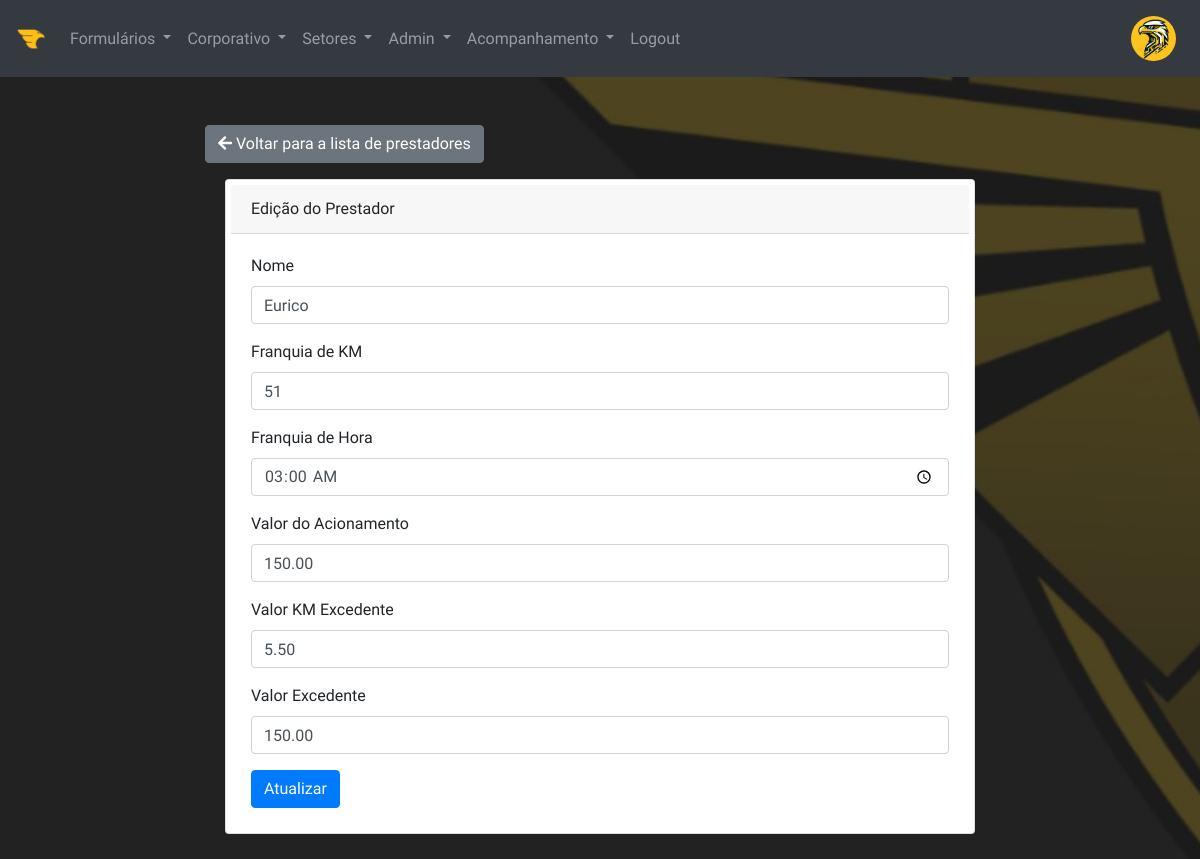
The app's page /provider/1/edit (signed in), older data.
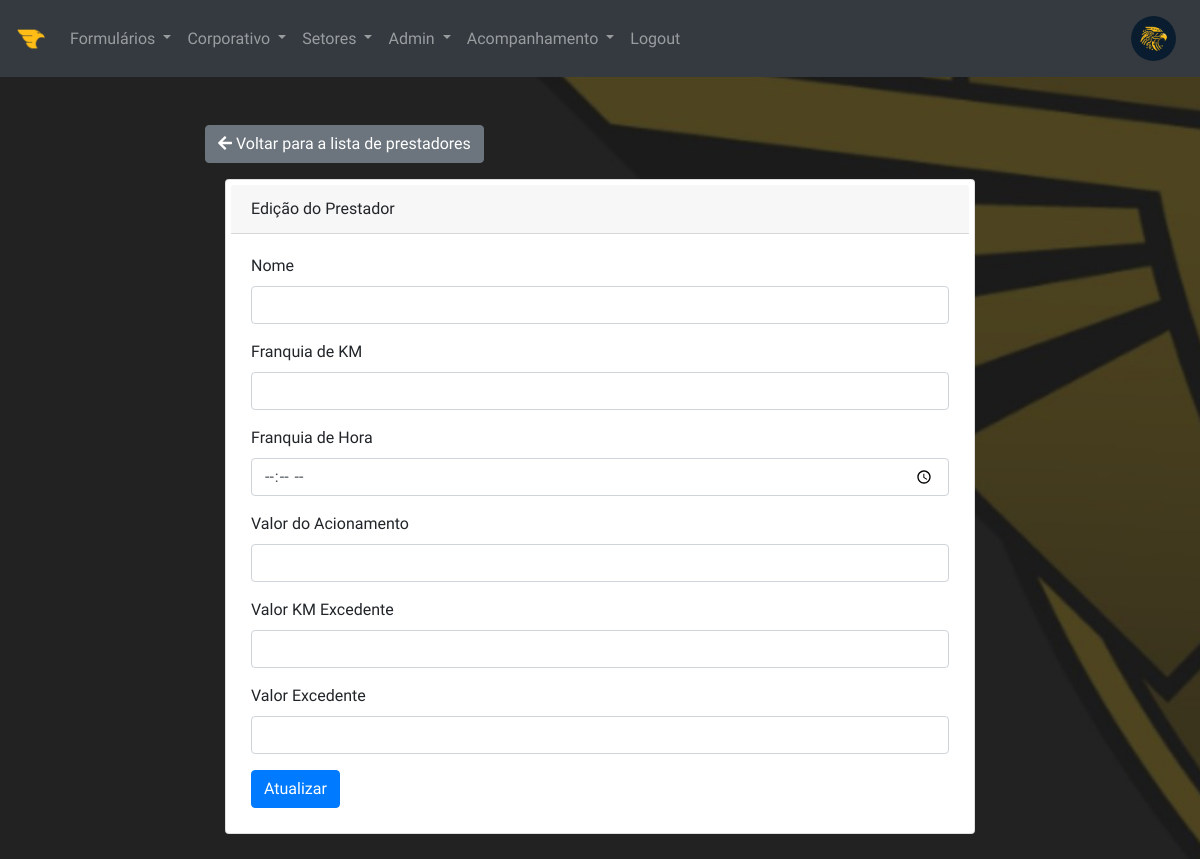
The same page, newer data.
### models.py (models this page shows, shortened)
class User(UserMixin, db.Model):
    __tablename__ = 'users'  # Nome da tabela no banco de dados
    id = db.Column(db.Integer, primary_key=True)  # ID do usuário
    username = db.Column(db.String(100), unique=True, nullable=False)  # Nome de usuário
    email = db.Column(db.String(100), unique=True, nullable=False)  # E-mail do usuário
    password_hash = db.Column(db.String(128), nullable=False)  # Hash da senha do usuário
    profile_picture = db.Column(db.String(100), default='logo-golden.png')  # Imagem de perfil do usuário
    additional_info = db.Column(db.Text)  # Informações adicionais sobre o usuário
    access_level = db.Column(db.String(20), default='User')  # Nível de acesso do usuário

class Provider(db.Model):
    id = db.Column(db.Integer, primary_key=True)  # ID do prestador
    name = db.Column(db.String(50))  # Nome do prestador
    km_allowance = db.Column(db.Integer)  # Quilometragem permitida
    hour_allowance = db.Column(db.Time)  # Horas permitidas
    activation_value = db.Column(db.Float)  # Valor de ativação
    km_excess_value = db.Column(db.Float)  # Valor do excesso de quilometragem
    excess_value = db.Column(db.Float)  # Valor do excesso de horas

### routes.py (the view, shortened to what this page needs)
@app.route('/provider/<int:id>/edit', methods=['GET', 'POST'])
@login_required
@check_permissions(['Acompanhamento', 'Admin', 'Inteligência'])
def edit_provider(id):
    provider = Provider.query.get(id)
    form = ProviderEditForm(obj=provider)
    return render_template('edit_provider.html', form=form)

### forms.py
class ProviderEditForm(FlaskForm):
    name = StringField('Nome', validators=[DataRequired()])
    km_allowance = IntegerField('Franquia de KM', validators=[DataRequired(), NumberRange(min=0)])
    hour_allowance = TimeField('Franquia de Hora', validators=[DataRequired()])  # Você pode querer usar um campo personalizado para a hora
    activation_value = DecimalField('Valor do Acionamento', validators=[DataRequired(), NumberRange(min=0)])
    km_excess_value = DecimalField('Valor KM Excedente', validators=[DataRequired(), NumberRange(min=0)])
    excess_value = DecimalField('Valor Excedente', validators=[DataRequired(), NumberRange(min=0)])
    submit = SubmitField('Atualizar')

### app.py (called while the page is built)
@login_manager.user_loader
def load_user(user_id):
    return User.query.get(int(user_id))  # Retorna o usuário pelo ID

### templates/edit_provider.html (shortened to what this page needs)
{% extends 'base.html' %}
{% block content %}
<div class="row justify-content-center">
    <div class="col-md-8">
        <a href="{{ url_for('list_providers') }}" class="btn btn-secondary mb-3"><i class="fas fa-arrow-left"></i> Voltar para a lista de prestadores</a>
        <div class="card">
            <div class="card-header">Edição do Prestador</div>
            <div class="card-body">
                <form method="POST">
                    <div class="form-group">
                        {{ form.name.label }} {{ form.name(class="form-control") }}
                    </div>
                    <div class="form-group">
                        {{ form.km_allowance.label }} {{ form.km_allowance(class="form-control") }}
                    </div>
                    <div class="form-group">
                        {{ form.hour_allowance.label }} {{ form.hour_allowance(class="form-control") }}
                    </div>
                    <div class="form-group">
                        {{ form.activation_value.label }} {{ form.activation_value(class="form-control") }}
                    </div>
                    <div class="form-group">
                        {{ form.km_excess_value.label }} {{ form.km_excess_value(class="form-control") }}
                    </div>
                    <div class="form-group">
                        {{ form.excess_value.label }} {{ form.excess_value(class="form-control") }}
                    </div>
                    <button type="submit" class="btn btn-primary">Atualizar</button>
                </form>
            </div>
        </div>
    </div>
</div>
{% endblock %}

### templates/base.html (shortened to what this page needs)
<!DOCTYPE html>
<html lang="en">
<head>
    <link rel="stylesheet" href="https://stackpath.bootstrapcdn.com/bootstrap/4.5.2/css/bootstrap.min.css">
    <link rel="stylesheet" href="https://cdnjs.cloudflare.com/ajax/libs/font-awesome/5.15.1/css/all.min.css">
    <link rel="stylesheet" href="https://cdnjs.cloudflare.com/ajax/libs/animate.css/4.1.1/animate.min.css"/>
    <link rel="stylesheet" href="{{ url_for('static', filename='css/style.css') }}">
</head>
<body>
    <nav class="navbar navbar-expand-lg navbar-dark bg-dark">
        <a class="navbar-brand" href="{{ url_for('index') }}">
            <img src="{{ url_for('static', filename='img/logo-int.png') }}" alt="InteGS" height="30">
        </a>
        <div class="collapse navbar-collapse" id="navbarNav">
            <ul class="navbar-nav mr-auto">
                {% if current_user.is_authenticated %}
                {% if current_user.access_level in ['Admin', 'Manutenção', 'Comercial', 'Inteligência', 'Expedição'] %}
                <li class="nav-item dropdown">
                    <a class="nav-link dropdown-toggle" href="#" id="formsDropdown" role="button" data-toggle="dropdown" aria-haspopup="true" aria-expanded="false">
                        Formulários
                    </a>
                </li>
                {% endif %}
                {% if current_user.access_level in ['Admin', 'Diretoria', 'CEO', 'Inteligência'] %}
                <li class="nav-item dropdown">
                    <a class="nav-link dropdown-toggle" href="#" id="corporateDropdown" role="button" data-toggle="dropdown" aria-haspopup="true" aria-expanded="false">
                        Corporativo
                    </a>
                </li>
                {% endif %}
                {% if current_user.access_level in ['Admin', 'Manutenção', 'Comercial', 'Inteligência', 'CEO', 'Diretoria', 'Expedição', 'Configuração'] %}
                <li class="nav-item dropdown">
                    <a class="nav-link dropdown-toggle" href="#" id="sectorsDropdown" role="button" data-toggle="dropdown" aria-haspopup="true" aria-expanded="false">
                        Setores
                    </a>
                </li>
                {% endif %}
                {% if current_user.access_level in ['Admin','Inteligência', 'CEO', 'Diretoria'] %}
                <li class="nav-item dropdown">
                    <a class="nav-link dropdown-toggle" href="#" id="sectorsDropdown" role="button" data-toggle="dropdown" aria-haspopup="true" aria-expanded="false">
                        Admin
                    </a>
                </li>
                {% endif %}
                {% if current_user.access_level in ['Acompanhamento', 'Admin', 'Inteligência', 'Supervisor', 'CEO', 'Diretoria', 'Financeiro'] %}
                <li class="nav-item dropdown">
                    <a class="nav-link dropdown-toggle" href="#" id="sectorsDropdown" role="button" data-toggle="dropdown" aria-haspopup="true" aria-expanded="false">
                        Acompanhamento
                    </a>
                </li>
                {% endif %}
                <li class="nav-item">
                    <a class="nav-link" href="{{ url_for('logout') }}">Logout</a>
                </li>
                {% endif %}
            </ul>
            <ul class="navbar-nav">
                <li class="nav-item">
                    {% if current_user.is_authenticated %}
                    <a class="nav-link" href="{{ url_for('profile') }}">
                        <img src="{{ url_for('static', filename='img/' + current_user.profile_picture) }}" class="rounded-circle profile-icon" style="width: 45px; height: 45px;" alt="Foto do perfil">
                    </a>
                    {% endif %}
                </li>
            </ul>
        </div>
    </nav>
    {% block content %}{% endblock %}
</body>
</html>

Row changes from the older to the newer data that the page shows:
removed Provider: name "Eurico", km_allowance "51", hour_allowance "03:00", activation_value "150.00", km_excess_value "5.50", excess_value "150.00"
changed User: profile_picture: a different picture
